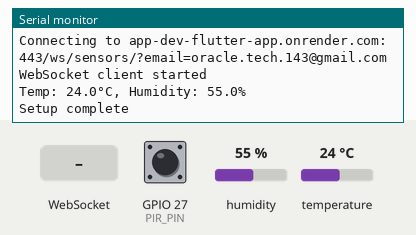
Bench run of a sketch on a simulated ESP32. On the bench: the last lines printed to the serial monitor. The inputs (shaded band) are chosen by the test bench; at power-on: GPIO 27 (PIR_PIN) LOW, humidity 55 %, temperature 24 °C. WiFi joins after 1.5 s; servers stay silent unless stated; the local clock reads 2024-03-15 10:24:30 at power-on unless the sketch sets it.

Above: at 3.8 s.
3.9 s: GPIO 27 (PIR_PIN) driven HIGH
6.5 s: WebSocket text "1" received
At 7.2 s:
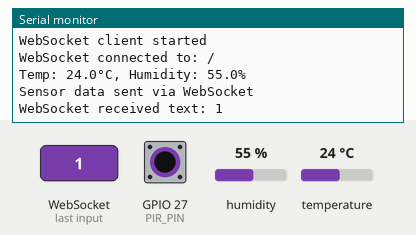
8.0 s: WebSocket text "0" received
At 9.0 s:
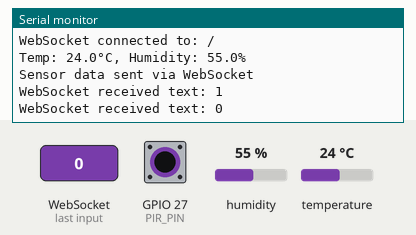
9.5 s: GPIO 27 (PIR_PIN) pulsed LOW 2 times (0.12 s each, 0.3 s apart)
At 11.4 s:
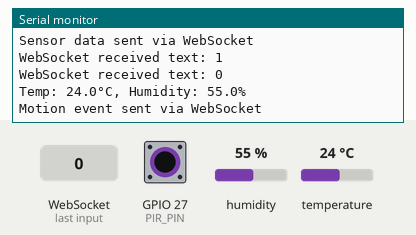

Measured:
- after the input at 6.5 s, the serial monitor: prints a new line at once (image 1)
- after the input at 8.0 s, the serial monitor: prints a new line after 0.05 s (image 2)
- after the input at 9.5 s, the serial monitor: prints a new line after 0.57 s (image 3)

The sketch:

ESP32_Production_Email_Auth.ino
```cpp
/**
 * ESP32 Motion, Temperature and Humidity Sensor with WebSocket Communication
 * Using Email-based Authentication - PRODUCTION VERSION
 *
 * This production-grade code reads data from a DHT22 temperature/humidity sensor
 * and detects motion using a PIR sensor. It sends real-time updates via WebSocket
 * to a backend server when motion is detected or sensor values change significantly.
 *
 * Hardware:
 * - ESP32 development board (DOIT DevKit V1 or similar)
 * - DHT22 temperature and humidity sensor connected to GPIO 26
 * - PIR motion sensor connected to GPIO 27
 *
 * Libraries required:
 * - WiFi (built-in with ESP32 Arduino core)
 * - WebSocketsClient (by Links2004)
 * - ArduinoJson (by Benoit Blanchon)
 * - DHT sensor library (by Adafruit)
 * - Adafruit Unified Sensor (dependency for DHT library)
 */

#include <WiFi.h>
#include <WebSocketsClient.h>
#include <ArduinoJson.h>
#include <DHT.h>
#include <time.h>

// ===== CONFIGURATION =====
// WiFi credentials - CHANGE THESE TO MATCH YOUR NETWORK
const char* WIFI_SSID = "WPA3-SAE-256bit24G-AES-GCMP";
const char* WIFI_PASSWORD = "Tech2025$WiFi";

// WebSocket server settings - PRODUCTION SETTINGS
const char* WS_HOST = "app-dev-flutter-app.onrender.com";  // Render app domain
const int WS_PORT = 443;             // Use 443 for secure WebSocket (WSS)
const char* DEVICE_OWNER_EMAIL = "oracle.tech.143@gmail.com"; // Device owner email
const char* WS_PATH = "/ws/sensors/?email=oracle.tech.143@gmail.com"; // WebSocket endpoint with email
const char* DEVICE_ID = "ESP32_001";  // Unique ID for this device

// Sensor pins
#define PIR_PIN 27       // PIR motion sensor pin
#define DHT_PIN 26       // DHT22 sensor pin
#define DHT_TYPE DHT22   // DHT sensor type

// NTP server settings
const char* NTP_SERVER_1 = "pool.ntp.org";
const char* NTP_SERVER_2 = "time.google.com";
const char* NTP_SERVER_3 = "time.windows.com";
const long GMT_OFFSET_SEC = 28800;  // GMT+8 (Philippine Time)
const int DAYLIGHT_OFFSET_SEC = 0;  // No DST in the Philippines

// Timing constants
const unsigned long SENSOR_READ_INTERVAL = 60000;  // Read sensor data every 60 seconds
const unsigned long RECONNECT_INTERVAL = 5000;     // Try to reconnect every 5 seconds
const unsigned long MOTION_COOLDOWN = 5000;        // Minimum time between motion events
const float TEMP_THRESHOLD = 0.5;                  // Minimum temperature change to trigger update
const float HUMIDITY_THRESHOLD = 1.0;              // Minimum humidity change to trigger update

// ===== GLOBAL VARIABLES =====
// Initialize DHT sensor
DHT dht(DHT_PIN, DHT_TYPE);

// Initialize WebSocket client
WebSocketsClient webSocket;

// Variables for sensor readings
float temperature = 0.0;
float humidity = 0.0;
float lastTemperature = 0.0;
float lastHumidity = 0.0;
bool motionDetected = false;
bool lastMotionState = false;

// Timing variables
unsigned long lastSensorReadTime = 0;
unsigned long lastMotionTime = 0;
unsigned long lastReconnectAttempt = 0;
unsigned long deviceStartTime = 0;

// Connection state
bool wsConnected = false;
bool timeIsSynchronized = false;

// ===== FUNCTION PROTOTYPES =====
void connectToWiFi();
void setupWebSocket();
void webSocketEvent(WStype_t type, uint8_t * payload, size_t length);
void readDHTSensor();
void checkMotionSensor();
void sendMotionEvent();
void sendSensorData(bool forceSend = false);
String getTimestamp();
void handleWiFiDisconnect();
void initTime();

// ===== SETUP =====
void setup() {
  // Initialize serial communication
  Serial.begin(115200);
  delay(100);  // Short delay to ensure serial is ready
  Serial.println("\n\nESP32 Motion & Temperature Sensor Starting...");

  // Record start time
  deviceStartTime = millis();

  // Initialize sensors
  pinMode(PIR_PIN, INPUT);
  dht.begin();
  Serial.println("Sensors initialized");

  // Connect to WiFi
  connectToWiFi();

  // Initialize time
  initTime();

  // Setup WebSocket connection
  setupWebSocket();

  // Initial sensor reading
  readDHTSensor();
  lastTemperature = temperature;
  lastHumidity = humidity;

  Serial.println("Setup complete");
}

// ===== MAIN LOOP =====
void loop() {
  unsigned long currentMillis = millis();

  // Check WiFi connection
  if (WiFi.status() != WL_CONNECTED) {
    handleWiFiDisconnect();
    return;  // Skip the rest of the loop if WiFi is disconnected
  }

  // Handle WebSocket connection
  webSocket.loop();

  // Check for motion
  checkMotionSensor();

  // Read sensor data at regular intervals
  if (currentMillis - lastSensorReadTime >= SENSOR_READ_INTERVAL) {
    lastSensorReadTime = currentMillis;
    readDHTSensor();
    sendSensorData();
  }

  // Attempt to reconnect WebSocket if disconnected
  if (!wsConnected && (currentMillis - lastReconnectAttempt >= RECONNECT_INTERVAL)) {
    lastReconnectAttempt = currentMillis;
    Serial.println("Attempting WebSocket reconnect...");
    webSocket.disconnect();
    setupWebSocket();
  }

  // Small delay to prevent CPU overload
  delay(50);
}

// ===== WIFI FUNCTIONS =====
void connectToWiFi() {
  if (WiFi.status() == WL_CONNECTED) {
    return;  // Already connected
  }

  WiFi.mode(WIFI_STA);  // Set WiFi to station mode
  WiFi.disconnect(true);  // Disconnect from any previous connections
  delay(1000);  // Short delay to ensure WiFi is reset

  Serial.printf("Connecting to %s...\n", WIFI_SSID);
  WiFi.begin(WIFI_SSID, WIFI_PASSWORD);

  int wifiRetryCount = 0;
  const int maxWifiRetries = 30;  // 15 seconds timeout

  while (WiFi.status() != WL_CONNECTED && wifiRetryCount < maxWifiRetries) {
    delay(500);
    Serial.print(".");
    wifiRetryCount++;
  }

  if (WiFi.status() == WL_CONNECTED) {
    Serial.println("\nWiFi connected");
    Serial.printf("IP: %s\n", WiFi.localIP().toString().c_str());
  } else {
    Serial.println("\nFailed to connect to WiFi");
  }
}

void handleWiFiDisconnect() {
  unsigned long currentMillis = millis();
  static unsigned long lastWiFiAttempt = 0;

  if (currentMillis - lastWiFiAttempt >= RECONNECT_INTERVAL) {
    lastWiFiAttempt = currentMillis;
    Serial.println("WiFi disconnected. Reconnecting...");
    connectToWiFi();
  }
}

// ===== TIME FUNCTIONS =====
void initTime() {
  if (WiFi.status() != WL_CONNECTED) {
    Serial.println("Cannot sync time: WiFi not connected");
    return;
  }

  // Configure NTP servers
  configTime(GMT_OFFSET_SEC, DAYLIGHT_OFFSET_SEC, NTP_SERVER_1, NTP_SERVER_2, NTP_SERVER_3);

  Serial.println("Waiting for NTP time sync...");

  time_t now = time(nullptr);
  int retryCount = 0;
  const int maxRetries = 10;

  // Wait for time to be set
  while (now < 24 * 3600 && retryCount < maxRetries) {
    delay(500);
    Serial.print(".");
    now = time(nullptr);
    retryCount++;
  }

  if (now > 24 * 3600) {
    Serial.println("\nTime synchronized");
    timeIsSynchronized = true;

    // Print current time
    struct tm timeinfo;
    getLocalTime(&timeinfo);
    char timeString[64];
    strftime(timeString, sizeof(timeString), "%Y-%m-%d %H:%M:%S", &timeinfo);
    Serial.printf("Current time: %s\n", timeString);
  } else {
    Serial.println("\nFailed to sync time");
    timeIsSynchronized = false;
  }
}

String getTimestamp() {
  if (timeIsSynchronized) {
    struct tm timeinfo;
    if (getLocalTime(&timeinfo)) {
      char timeString[30];
      strftime(timeString, sizeof(timeString), "%Y-%m-%dT%H:%M:%S", &timeinfo);
      return String(timeString);
    }
  }

  // Fallback to device uptime if time is not synchronized
  unsigned long uptime = millis() - deviceStartTime;
  unsigned long seconds = uptime / 1000;
  unsigned long minutes = seconds / 60;
  unsigned long hours = minutes / 60;
  unsigned long days = hours / 24;

  seconds %= 60;
  minutes %= 60;
  hours %= 24;

  char uptimeStr[32];
  sprintf(uptimeStr, "DEVICE_UPTIME:%dd%dh%dm%ds", (int)days, (int)hours, (int)minutes, (int)seconds);
  return String(uptimeStr);
}

// ===== WEBSOCKET FUNCTIONS =====
void setupWebSocket() {
  // Server address, port, and URL
  Serial.printf("Connecting to %s:%d%s\n", WS_HOST, WS_PORT, WS_PATH);

  // For SSL connection (WSS) - use this for production with Render
  webSocket.beginSSL(WS_HOST, WS_PORT, WS_PATH, "", "wss");

  // Event handler
  webSocket.onEvent(webSocketEvent);

  // Try every 5 seconds if connection has failed
  webSocket.setReconnectInterval(RECONNECT_INTERVAL);

  Serial.println("WebSocket client started");
}

void webSocketEvent(WStype_t type, uint8_t * payload, size_t length) {
  switch(type) {
    case WStype_DISCONNECTED:
      Serial.println("WebSocket disconnected");
      wsConnected = false;
      break;

    case WStype_CONNECTED:
      Serial.printf("WebSocket connected to: %s\n", payload);
      wsConnected = true;
      // Send initial sensor data upon connection
      readDHTSensor();
      sendSensorData(true);
      break;

    case WStype_TEXT:
      Serial.printf("WebSocket received text: %s\n", payload);
      // You can handle server responses here if needed
      break;

    case WStype_BIN:
      Serial.println("WebSocket received binary data");
      break;

    case WStype_ERROR:
      Serial.printf("WebSocket error: %s\n", payload);
      wsConnected = false;
      break;

    case WStype_PING:
      Serial.println("WebSocket received ping");
      break;

    case WStype_PONG:
      Serial.println("WebSocket received pong");
      break;
  }
}

// ===== SENSOR FUNCTIONS =====
void readDHTSensor() {
  // Read temperature and humidity
  float newTemp = dht.readTemperature();
  float newHumidity = dht.readHumidity();

  // Check if readings are valid
  if (isnan(newTemp) || isnan(newHumidity)) {
    Serial.println("Failed to read from DHT sensor!");
    return;
  }

  // Update global variables
  temperature = newTemp;
  humidity = newHumidity;

  Serial.printf("Temp: %.1f°C, Humidity: %.1f%%\n", temperature, humidity);
}

void checkMotionSensor() {
  // Read motion sensor
  int motionValue = digitalRead(PIR_PIN);
  unsigned long currentMillis = millis();

  // Check if motion is detected and cooldown period has passed
  if (motionValue == HIGH && !motionDetected && (currentMillis - lastMotionTime > MOTION_COOLDOWN)) {
    motionDetected = true;
    lastMotionTime = currentMillis;

    // Read sensor data and send motion event
    readDHTSensor();
    sendMotionEvent();
  } else if (motionValue == LOW && motionDetected) {
    motionDetected = false;
  }
}

// ===== DATA TRANSMISSION FUNCTIONS =====
void sendMotionEvent() {
  if (!wsConnected) {
    Serial.println("WebSocket not connected. Cannot send motion event.");
    return;
  }

  // Create JSON document
  StaticJsonDocument<256> doc;
  doc["type"] = "motion_event";
  doc["device_id"] = DEVICE_ID;
  doc["timestamp"] = getTimestamp();
  doc["temperature"] = temperature;
  doc["humidity"] = humidity;

  // Serialize JSON to string
  String jsonString;
  serializeJson(doc, jsonString);

  // Send WebSocket message
  webSocket.sendTXT(jsonString);
  Serial.println("Motion event sent via WebSocket");
}

void sendSensorData(bool forceSend) {
  if (!wsConnected) {
    Serial.println("WebSocket not connected. Cannot send sensor data.");
    return;
  }

  // Check if values have changed enough to send an update
  bool tempChanged = abs(temperature - lastTemperature) >= TEMP_THRESHOLD;
  bool humidityChanged = abs(humidity - lastHumidity) >= HUMIDITY_THRESHOLD;

  if (forceSend || tempChanged || humidityChanged) {
    // Create JSON document
    StaticJsonDocument<256> doc;
    doc["type"] = "sensor_data";
    doc["device_id"] = DEVICE_ID;
    doc["timestamp"] = getTimestamp();
    doc["temperature"] = temperature;
    doc["humidity"] = humidity;

    // Serialize JSON to string
    String jsonString;
    serializeJson(doc, jsonString);

    // Send WebSocket message
    webSocket.sendTXT(jsonString);
    Serial.println("Sensor data sent via WebSocket");

    // Update last sent values
    lastTemperature = temperature;
    lastHumidity = humidity;
  }
}
```
